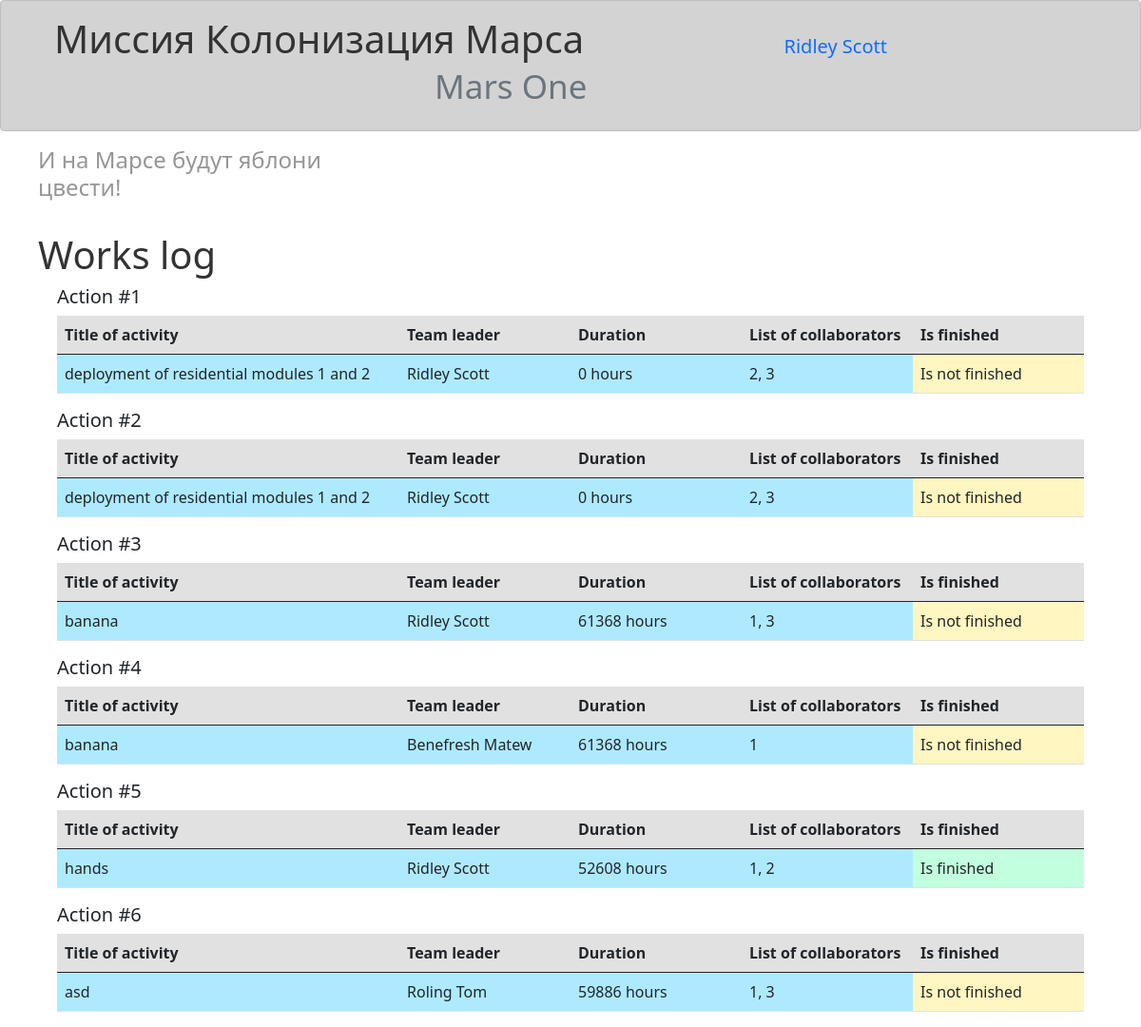
Page /works (signed in) on the committed database.
### data/jobs.py (models this page shows)
class Jobs(SqlAlchemyBase):
    __tablename__ = "jobs"
    id = sqlalchemy.Column(sqlalchemy.Integer, primary_key=True, autoincrement=True)
    team_leader = sqlalchemy.Column(sqlalchemy.Integer, nullable=True)
    job = sqlalchemy.Column(sqlalchemy.String, nullable=True)
    work_size = sqlalchemy.Column(sqlalchemy.Integer, nullable=True)
    collaborators = sqlalchemy.Column(sqlalchemy.String, nullable=True)
    is_finished = sqlalchemy.Column(sqlalchemy.Boolean, default=False)
    start_date = sqlalchemy.Column(sqlalchemy.DateTime, default=datetime.datetime.now, nullable=True)
    end_date = sqlalchemy.Column(sqlalchemy.DateTime, default=datetime.datetime.now, nullable=True)

### task.py (the view)
@app.route('/works')
@login_required
def table():
    res = db_session.query(Jobs).all()
    data = []
    for job in res:
        time = f'{round((job.end_date - job.start_date).total_seconds() / 3600)} hours'
        user = db_session.query(User).filter(User.id == job.team_leader).first()
        team_leader = user.name + ' ' + user.surname
        data.append([job.job, team_leader, time, job.collaborators, job.is_finished])
    return render_template('works.html', jobs=data, account=account)

### task.py (called while the page is built)
@login_manager.user_loader
def load_user(user_id):
    return db_session.query(User).get(user_id)

### templates/works.html
{% extends "base.html" %}
{% block content %}
<br/>
<h1>Works log</h1>
{% for job in jobs %}
{% set clr = "#c2ffde" if job[4] else "#fff6c1" %}
<h5>Action #{{ loop.index }}</h5>
<table class="table">
  <thead class="thead-light">
    <tr class="d-flex" style="background-color: #e1e1e1">
      <th scope="col" class="col-4">Title of activity</th>
      <th scope="col" class="col-2">Team leader</th>
      <th scope="col" class="col-2">Duration</th>
      <th scope="col" class="col-2">List of collaborators</th>
      <th scope="col" class="col-2">Is finished</th>
    </tr>
  </thead>
  <tbody>
    <tr class="d-flex" style="background-color: #aeeaff">
      <td class="col-4">{{ job[0] }}</td>
      <td class="col-2">{{ job[1] }}</td>
      <td class="col-2">{{ job[2] }}</td>
      <td class="col-2">{{ job[3] }}</td>
      <td class="col-2" style="background-color: {{ clr }}">{{ "Is finished" if job[4] else "Is not finished" }}</td>
    </tr>
  </tbody>
</table>
{% endfor %}
{% endblock %}

### static/css/style.css (style rules this page uses)
h5 { margin-left: 5%; }
table { margin: 0 auto; vertical-align: middle; max-width: 90%; }
h1 { color: #333333; margin-left: 40px; }

### rows in the picture
Jobs: job "deployment of residential modules 1 and 2", job "Ridley Scott", job "0 hours", collaborators "2, 3", value "Is not finished"
Jobs: job "deployment of residential modules 1 and 2", job "Ridley Scott", job "0 hours", collaborators "2, 3", value "Is not finished"
Jobs: job "banana", job "Ridley Scott", job "61368 hours", collaborators "1, 3", value "Is not finished"
Jobs: job "banana", job "Benefresh Matew", job "61368 hours", collaborators "1", value "Is not finished"
Jobs: job "hands", job "Ridley Scott", job "52608 hours", collaborators "1, 2", value "Is finished"
Jobs: job "asd", job "Roling Tom", job "59886 hours", collaborators "1, 3", value "Is not finished"

### other values in the picture
{{ account }} "Ridley Scott"
